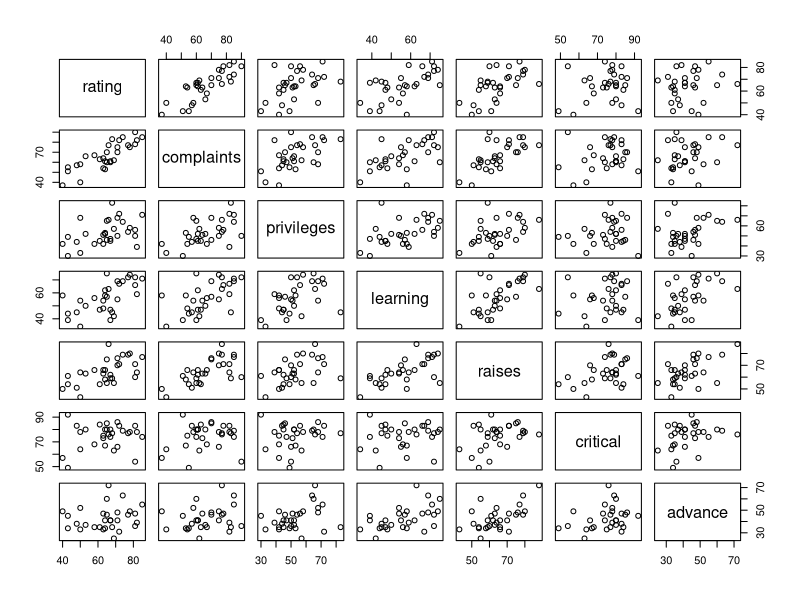

Recreate this plot in R. (Note: this script raises an error after producing the figure.)
library(datasets)
library("car")
data(attitude)
names(attitude)
class(attitude)
plot(attitude)
stnadattitude<-scale(attitude, FALSE, TRUE)
stnadattitude
sapply(stnadattitude,sd)
sapply(stnadattitude,mean)
dim(stnadattitude)
dim(attitude)

mosthighlycorrelated(attitude, 7)

indvar=attitude[2:7]
names(indvar)
class(indvar)
plot(indvar)
                   
mosthighlycorrelated(indvar, 6)
covariance=cov(indvar,method=c("pearson"))
covariance
correlation=cor(indvar,method=c("pearson"))
correlation
summary(indvar)
sapply(indvar,sd)



# 1st way of ghetting the pca using princomp- observe that we are not scaling

pcdat=princomp(indvar)
summary(pcdat)
plot(pcdat)
loadings(pcdat)
sum((pcdat$sdev)^2)

# 2nd way of getting the PCA using prcomp using SCALE true. This works fantastic as the zscore
# of the scaling ensures that the variance is set to 1 and mean is set to ~=0. 
#the result of scaling verified by sum((pcdat2$sdev)^2)  returns 6.
pcdat2=prcomp(indvar, scale=TRUE)

summary(pcdat2)
plot(pcdat2)
sum((pcdat2$sdev)^2)
pcdat$scores

#the following scaling is done as a research.not sure why i am not getting the correct result---TBD
#stdindvar<-scale(indvar,center=FALSE, scale=TRUE)
stdindvar<- as.data.frame(scale(attitude[2:7], center = FALSE, scale = apply(x, 2, sd, na.rm = TRUE)))
sapply(stdindvar,sd)
sapply(stdindvar,mean)

pcdatscaled=princomp(stdindvar)
summary(pcdatscaled)
plot(pcdatscaled)
print("third method")
sum((pcdatscaled$sdev)^2)
